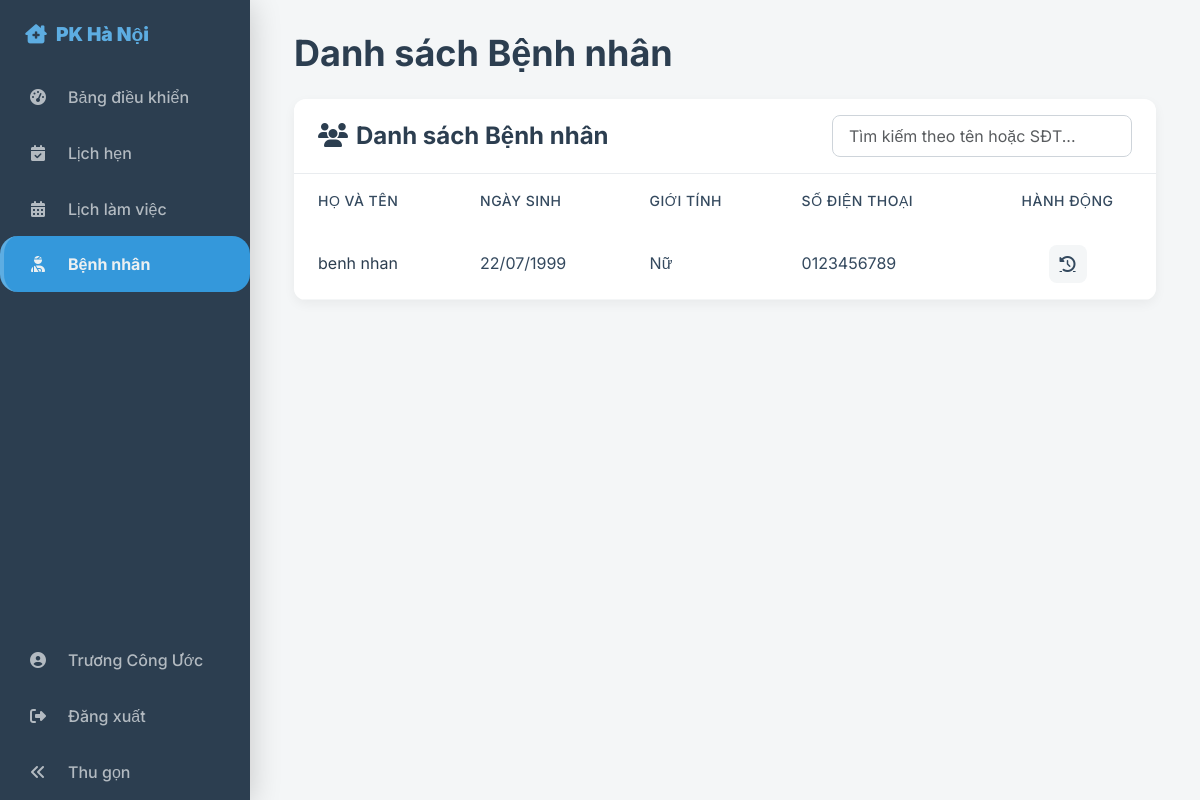
Page /doctor/patients (signed in) on the committed database.
### tables this page shows
CREATE TABLE `benhnhan` (
  `BenhNhanID` int(11) NOT NULL,
  `UserID` int(11) DEFAULT NULL,
  `HoTen` varchar(100) NOT NULL,
  `NgaySinh` date DEFAULT NULL,
  `GioiTinh` enum('Nam','Nữ','Khác') DEFAULT NULL,
  `SoDienThoai` varchar(15) NOT NULL,
  `DiaChi` varchar(255) DEFAULT NULL,
  `NgayTaoHoSo` datetime DEFAULT current_timestamp()
);

### app/Controllers/DoctorController.php (called while the page is built, shortened)
<?php
class DoctorController extends BaseController
{
    public function listPatients()
    {
        $doctorModel = new Doctor();
        $doctorInfo = $doctorModel->findByUserId($_SESSION['user']['UserID']);
        $patientModel = new Patient();
        $patients = $patientModel->findByDoctorId($doctorInfo['BacSiID']);
        $this->render('doctors/patients', [
            'title' => 'Danh sách Bệnh nhân',
            'patients' => $patients
        ], 'doctor_layout');
    }
}

### core/Router.php (called while the page is built, shortened)
<?php
class Router
{
    protected array $routes = [
        'GET' => [],
        'POST' => []
    ];
    public function dispatch(string $uri, string $requestMethod)
    {
        foreach ($this->routes[$requestMethod] as $route => $action) {
            if (preg_match($route, $uri, $matches)) {
                [$controller, $method] = explode('@', $action);
                $controller = "App\\Controllers\\{$controller}";
                $params = array_filter($matches, 'is_string', ARRAY_FILTER_USE_KEY);
                return $this->callAction($controller, $method, $params);
            }
        }
        throw new Exception("Không tìm thấy route cho URI: {$uri}");
    }
    protected function callAction(string $controller, string $method, array $params = []): mixed
    {
        $controllerInstance = new $controller();
        return $controllerInstance->$method(...array_values($params));
    }
    private function addRoute(string $method, string $uri, string $action): void
    {
        $uri = preg_replace('/\{([a-zA-Z0-9_]+)\}/', '(?P<$1>[^/]+)', $uri);
        $uri = '#^' . $uri . '$#';
        $this->routes[$method][$uri] = $action;
    }
}

### public/index.php (called while the page is built, shortened)
<?php
try {
    Router::load(__DIR__ . '/../routes.php')
          ->dispatch(Request::uri(), Request::method());
} catch (Exception $e) {
    echo '<h1>Lỗi</h1>';
    echo '<p>' . $e->getMessage() . '</p>';
}

### core/Database.php (called while the page is built, shortened)
<?php
class Database
{
    private static ?Database $instance = null;
    public PDO $pdo;
    private function __construct()
    {
        $config = require_once __DIR__ . '/../config/database.php';
        $dsn = "mysql:host={$config['host']};port={$config['port']};dbname={$config['name']};charset={$config['charset']}";
        $options = [
            PDO::ATTR_ERRMODE            => PDO::ERRMODE_EXCEPTION,
            PDO::ATTR_DEFAULT_FETCH_MODE => PDO::FETCH_ASSOC,
            PDO::ATTR_EMULATE_PREPARES   => false,
        ];
        try {
            $this->pdo = new PDO($dsn, $config['user'], $config['pass'], $options);
        } catch (PDOException $e) {
            die('Lỗi kết nối Cơ sở dữ liệu: ' . $e->getMessage());
        }
    }
    public static function getInstance(): Database
    {
        if (self::$instance === null) {
            self::$instance = new self();
        }
        return self::$instance;
    }
    public function getConnection(): PDO
    {
        return $this->pdo;
    }
}

### config/database.php (called while the page is built)
<?php
return [
    'host' => '127.0.0.1',
    'name' => 'doan1',
    'user' => 'root',
    'pass' => '',
    'port' => 3306,
    'charset' => 'utf8mb4'
];

### app/Models/BaseModel.php (called while the page is built, shortened)
<?php
abstract class BaseModel
{
    protected PDO $pdo;
    public function __construct()
    {
        $this->pdo = Database::getInstance()->getConnection();
    }
    protected function query(string $sql, array $params = []): PDOStatement|false
    {
        $stmt = $this->pdo->prepare($sql);
        $stmt->execute($params);
        return $stmt;
    }
}

### app/Models/Doctor.php (called while the page is built, shortened)
<?php
class Doctor extends BaseModel
{
    protected string $table = 'bacsi';
    public function findByUserId(int $userId): array|false
    {
        $sql = "SELECT
                    u.UserID, u.HoTen, u.Email, u.SoDienThoai,
                    b.BacSiID, b.MoTa, b.KinhNghiem,
                    c.TenChuyenKhoa
                FROM {$this->table} AS b
                JOIN nguoidung AS u ON b.UserID = u.UserID
                LEFT JOIN chuyenkhoa AS c ON b.ChuyenKhoaID = c.ChuyenKhoaID
                WHERE b.UserID = :userId";
        $stmt = $this->pdo->prepare($sql);
        $stmt->bindParam(':userId', $userId, PDO::PARAM_INT);
        $stmt->execute();
        return $stmt->fetch(PDO::FETCH_ASSOC);
    }
}

### app/Models/Patient.php (called while the page is built, shortened)
<?php
class Patient extends BaseModel
{
    protected string $table = 'benhnhan';
    public function findByDoctorId(int $doctorId): array
    {
        $sql = "SELECT DISTINCT bn.*
                FROM {$this->table} AS bn
                JOIN lichkham AS lk ON bn.BenhNhanID = lk.BenhNhanID
                WHERE lk.BacSiID = ?
                ORDER BY bn.HoTen";
        $stmt = $this->query($sql, [$doctorId]);
        return $stmt->fetchAll(PDO::FETCH_ASSOC);
    }
}

### app/Views/doctors/patients.php (the view, shortened to what this page needs)
<div class="card patient-card">
    <div class="card-header">
        <h4 class="mb-0"><i class="fas fa-users me-2"></i>Danh sách Bệnh nhân</h4>
        <div class="search-wrapper">
            <input type="text" id="patientSearch" class="form-control search-input" placeholder="Tìm kiếm theo tên hoặc SĐT...">
        </div>
    </div>
    <div class="card-body p-0">
        <div class="table-responsive">
            <table class="table table-hover align-middle mb-0 patient-table">
                <thead>
                    <tr>
                        <th>Họ và Tên</th>
                        <th>Ngày Sinh</th>
                        <th>Giới Tính</th>
                        <th>Số Điện Thoại</th>
                        <th class="text-center">Hành động</th>
                    </tr>
                </thead>
                <tbody id="patientTableBody">
                    <?php if (empty($patients)): ?>
                        <tr>
                            <td colspan="5" class="text-center text-muted py-5">
                                <h5>Bạn chưa có bệnh nhân nào.</h5>
                                <p>Danh sách sẽ được cập nhật khi bạn có lịch khám.</p>
                            </td>
                        </tr>
                    <?php else: ?>
                        <?php foreach ($patients as $patient): ?>
                            <tr>
                                <td class="patient-name"><?= htmlspecialchars($patient['HoTen']) ?></td>
                                <td><?= date('d/m/Y', strtotime($patient['NgaySinh'])) ?></td>
                                <td><?= htmlspecialchars($patient['GioiTinh']) ?></td>
                                <td><?= htmlspecialchars($patient['SoDienThoai']) ?></td>
                                <td class="text-center">
                                    <a href="patients/<?= $patient['BenhNhanID'] ?>/history" class="btn-action" title="Xem Lịch sử khám">
                                        <i class="fas fa-history"></i>
                                    </a>
                                </td>
                            </tr>
                        <?php endforeach; ?>
                    <?php endif; ?>
                </tbody>
            </table>
        </div>
    </div>
</div>

### public/css/doctor_style.css (style rules this page uses)
:root { --primary: #2C3E50; --accent1: #3498DB; --accent2: #5DADE2; --background: #F4F6F7; --error: #E74C3C; --text-light: #ECF0F1; --text-dark: #34495E; }
body { overflow-x: hidden; background-color: var(--background); font-family: 'Inter', sans-serif; color: var(--text-dark); margin: 0; }
#page-content-wrapper p, #page-content-wrapper div, #page-content-wrapper span, #page-content-wrapper td, #page-content-wrapper li { font-weight: 400; font-size: 16px; line-height: 1.6; }
.card { border: none; border-radius: 12px; box-shadow: 0 4px 12px rgba(0, 0, 0, 0.05); transition: transform 0.2s ease-in-out, box-shadow 0.2s ease-in-out; background-color: #fff; }
.card-header { background-color: #fff; border-bottom: 1px solid #e9ecef; border-radius: 12px 12px 0 0 !important; padding: 1rem 1.25rem; }

### app/Views/doctors/patients.php (style rules this page uses)
:root { --primary: #2C3E50; --accent1: #3498DB; --background: #F4F6F7; --text-dark: #34495E; --text-light: #ECF0F1; }
.patient-card { border: none; border-radius: 12px; box-shadow: 0 4px 12px rgba(0, 0, 0, 0.05); background-color: #fff; overflow: hidden; }
.patient-card .card-header { background-color: #fff; border-bottom: 1px solid #e9ecef; padding: 1rem 1.5rem; display: flex; justify-content: space-between; align-items: center; flex-wrap: wrap; gap: 1rem; }
.patient-card .card-header h4 { color: var(--primary); font-weight: 700; margin-bottom: 0; }
.search-wrapper { min-width: 300px; }
.search-input { border-radius: 8px; border: 1px solid #ced4da; padding: 0.5rem 1rem; transition: border-color .15s ease-in-out, box-shadow .15s ease-in-out; }
.patient-table thead { background-color: var(--background); }
.patient-table th { font-weight: 500; color: var(--text-dark); border: none; font-size: 14px; text-transform: uppercase; letter-spacing: 0.5px; padding: 1rem 1.5rem; }
.patient-table tbody tr { border-bottom: 1px solid var(--background); }
.patient-table td { vertical-align: middle; border: none; padding: 1rem 1.5rem; color: var(--text-dark); }
.patient-table .patient-name { font-weight: 500; color: var(--primary); }
.btn-action { background-color: var(--background); color: var(--text-dark); border: none; width: 38px; height: 38px; border-radius: 8px; transition: all 0.2s ease; display: inline-flex; align-items: center; justify-content: center; }

### rows in the picture
benhnhan: HoTen "benh nhan", NgaySinh "22/07/1999", GioiTinh "Nữ", SoDienThoai "0123456789"

### other values in the picture
$_SESSION['user']['HoTen'] "Trương Công Ước"
$title "Danh sách Bệnh nhân"
